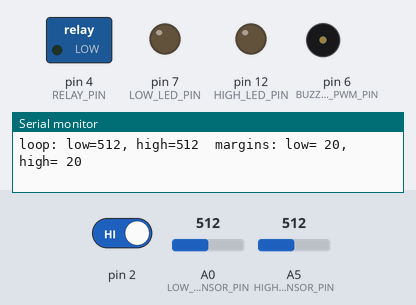
Bench run of a sketch on a simulated Arduino Uno, built with avr-gcc and run on an emulated ATmega328P. Shown: switched loads named in the sketch (green lamp = pin HIGH), output pins drawn as LEDs (lit = HIGH), buzzer (waves = sounding), the last lines printed to the serial monitor. Dashed ring = blinking. Inputs (shaded band) come from the test bench; at power-on: A0 (LOW_SENSOR_PIN) = 512, pin 2 HIGH, A5 (HIGH_SENSOR_PIN) = 512. The board resets itself during the run and starts again; EEPROM starts erased.

Above: at 10.1 s.
10.2 s: A0 (LOW_SENSOR_PIN) set to 551
At 11.3 s:
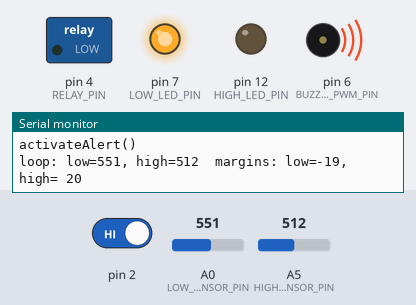
12.3 s: pin 2 driven LOW
At 12.9 s:
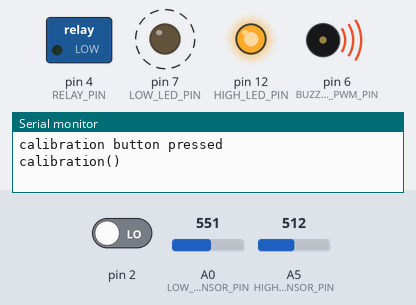
18.3 s: A5 (HIGH_SENSOR_PIN) set to 109
21.3 s: A5 (HIGH_SENSOR_PIN) set to 94
23.2 s: A0 (LOW_SENSOR_PIN) set to 579
At 24.0 s:
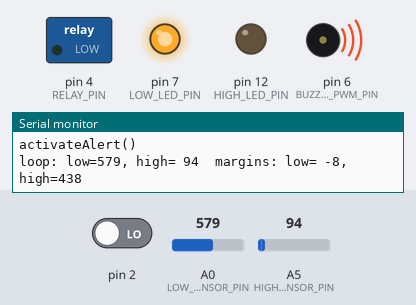
Timing chart, 0 to 25.8 s (numbered marks = the images above; inputs shaded):
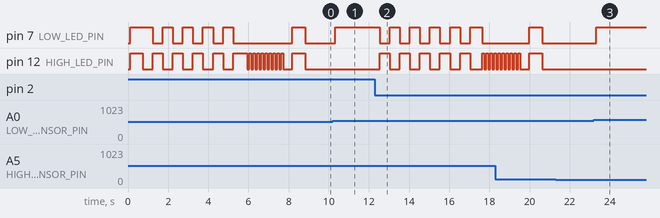

Measured:
- the behaviour switches between 532 and 533 on A0 (LOW_SENSOR_PIN) (found by bisection; images 0 and 1)
- the behaviour switches between 571 and 572 on A0 (LOW_SENSOR_PIN) (found by bisection; images 2 and 3)
- after the input at 10.2 s, pin 7 (LOW_LED_PIN): LOW → HIGH after 0.12 s; tone on pin 6 (BUZZER_PWM_PIN): silent → 977 Hz after 0.64 s
- after the input at 12.3 s, pin 7 (LOW_LED_PIN): alternates HIGH for 0.50 s and LOW for 0.50 s, starting after 0.24 s; pin 12 (HIGH_LED_PIN): goes 4 × (HIGH 0.50 s, LOW 0.50 s), HIGH 0.50 s, LOW 0.60 s, 3 × (HIGH 0.10 s, LOW 0.10 s), then HIGH, starting after 0.24 s
- after the input at 23.2 s, pin 7 (LOW_LED_PIN): LOW → HIGH after 0.13 s

The sketch:

DogDetector_jan20a.ino
```cpp
/*
Inputs:
A0 - Low IR Sensor (GP2Y0A02YK, smoothed with RC circuit)
A5 - High IR Sensor (GP2Y0A02YK, smoothed with RC circuit)
D2 - Pushbutton, for triggering calibration.

Outputs:

D4 - Trigger Relay Shield so that Dog Repeller/No Bark device emits sound
D6 - PWM Output to piezoelectric buzzer
D7 - Low IR Sensor detecting something now
D12 - High IR Sensor detected something recently

EEPROM:

Using memory to remember calibration values of the two sensors, i.e. their
voltages (which won't be the same) when nothing is present.  An increase
in voltage of more than X% will be deemed evidence of something being present.

RAM:

latest low and high sensor readings.
was calibration button pressed; set in ISR, cleared at end of calibration().

-------------

Three basic modes of operation:

1) Normal:
   setup() finds reasonable values in EEPROM, exits so that loop can run.
   loop() read inputs to detect movement, and check for calibration button.

2) setup() does not find reasonable values in EEPROM, runs calibration before
   exiting, which puts the circuit into normal mode.

3) calibration() flashes an led slowly to indicate that it is preparing to
   calibrate (gives user time to get out of the way), then flashes led quickly
   while taking lots of measurements from sensors (over the course of several
   seconds).  Higher voltages indicate closer, so choose something like a voltage
   such that 95% of readings are lower.  Store the two voltages in EEPROM for
   the next time the program starts.  After calibration, reset detection timers.

-------------

loop()

*/

#include <EEPROM.h>
extern void serialPrintf(const char *fmt, ...);

#define DEBUG true
#if DEBUG
#define DLOG(...) serialPrintf(__VA_ARGS__)
#else
#define DLOG(...) 0
#endif

const int LOW_SENSOR_PIN = 0;   // Analog pin 0, GP2Y0A02YK, smoothed with RC circuit
const int HIGH_SENSOR_PIN = 5;  // Analog pin 5
const int CALIBRATION_INT = 0;  // Pusbutton on D2, Arduino interrupt 0

const int RELAY_PIN = 4;
const int BUZZER_PWM_PIN = 6;
const int LOW_LED_PIN = 7;
const int HIGH_LED_PIN = 12;

// Variables initialized in setup, not changed after that,
// hence capitalized like constants.
const int THRESHOLD_OFFSET = 20;  // 3.3V / 1024 * 20 = 64mV
int LOW_SENSOR_THRESHOLD;
int HIGH_SENSOR_THRESHOLD;
boolean IS_CALIBRATED;

int readSensorCalibration(boolean read_low) {
  DLOG("readSensorCalibration(%d)\n", read_low);

  const int addr0 = read_low ? 4 : 7;
  int value = EEPROM.read(addr0) << 8 |  EEPROM.read(addr0 + 1);
  if (value < 0 || value >= 1024) {
    value = 0;
  }
  DLOG("readSensorCalibration(%d) -> %d\n", read_low, value);
  return value;
}

boolean isEEPROMInitialized() {
  boolean result =
      EEPROM.read(0) == 'D' &&
      EEPROM.read(1) == 'o' &&
      EEPROM.read(2) == 'g' &&
      EEPROM.read(3) == 'L' &&
      EEPROM.read(6) == 'H' &&
      EEPROM.read(9) == 0;
  DLOG("isEEPROMInitialized() -> %d\n", result);
  return result;
}

volatile boolean do_calibrate = false;
boolean low_led = false;
boolean high_led = false;

void calibrationButtonPressed() {
  do_calibrate = true;
}

void updateLedPins() {
  digitalWrite(LOW_LED_PIN, low_led);
  digitalWrite(HIGH_LED_PIN, high_led);
}

// calibrate never returns, triggers a reboot.
void calibrate() {
  DLOG("calibration()\n");

  // Clear the EEPROM bytes we use.
  for (int addr = 0; addr < 10; ++addr) {
    EEPROM.write(addr, 0);
  }

  // Wait for a bit (5 seconds) to allow the user to get out of the way.
  // Toggle the two leds.
  low_led = !high_led;
  for (int ndx = 0; ndx < 10; ++ndx) {
    low_led = !low_led;
    high_led = !high_led;
    updateLedPins();
    delay(500);
  }

  // Now get the maximum voltage we see over 2 seconds.
  // Blink the high LED fast.
  DLOG("Finding current maximum values\n");
  low_led = false;
  high_led = true;
  updateLedPins();

  const unsigned long end_millis = millis() + 2000;
  unsigned long blink_millis = millis() + 100;
  int low_value = 0;
  int high_value = 0;

  while (true) {
    low_value = max(low_value, analogRead(LOW_SENSOR_PIN));
    high_value = max(high_value, analogRead(HIGH_SENSOR_PIN));
    const int current_millis = millis();
    if (current_millis >= end_millis) {
      break;
    } else if (current_millis > blink_millis) {
      blink_millis += 100;
      high_led = !high_led;
      updateLedPins();
    }
  }

  // Remember the maximum values.
  DLOG("Writing to EEPROM: %d, %d\n", low_value, high_value);
  EEPROM.write(4, low_value >> 8);
  EEPROM.write(5, low_value & 0xff);
  EEPROM.write(7, high_value >> 8);
  EEPROM.write(8, high_value & 0xff);
  EEPROM.write(0, 'D');
  EEPROM.write(1, 'o');
  EEPROM.write(2, 'g');
  EEPROM.write(3, 'L');
  EEPROM.write(6, 'H');
  EEPROM.write(9, 0);

  do_calibrate = false;
  DLOG("reboot()\n");
  reboot();
}

void setup() {
  DLOG("setup() entry\n");

  pinMode(RELAY_PIN, OUTPUT);
  pinMode(BUZZER_PWM_PIN, OUTPUT);
  pinMode(LOW_LED_PIN, OUTPUT);
  pinMode(HIGH_LED_PIN, OUTPUT);

  pinMode(CALIBRATION_INT, INPUT);

  // Turn on both LEDs, then turn off when ready to run.
  low_led = true;
  high_led = true;
  updateLedPins();

  // Assumes hooked up to 3.3v.
  analogReference(EXTERNAL);

  // First analogRead is a bit slower, so do it now.
  analogRead(LOW_SENSOR_PIN);
  analogRead(HIGH_SENSOR_PIN);

  // Get the thresholds for the two sensors.
  LOW_SENSOR_THRESHOLD = readSensorCalibration(true);
  HIGH_SENSOR_THRESHOLD = readSensorCalibration(false);
  IS_CALIBRATED = isEEPROMInitialized() &&
    0 < LOW_SENSOR_THRESHOLD && LOW_SENSOR_THRESHOLD < 1024 &&
    0 < LOW_SENSOR_THRESHOLD && LOW_SENSOR_THRESHOLD < 1024;

  if (!IS_CALIBRATED) {
    calibrate();
  }

  LOW_SENSOR_THRESHOLD += THRESHOLD_OFFSET;
  HIGH_SENSOR_THRESHOLD += THRESHOLD_OFFSET;
  DLOG("Thresholds: low=%d, high=%d\n", LOW_SENSOR_THRESHOLD, HIGH_SENSOR_THRESHOLD);

  // Prepare to loop.
  attachInterrupt(CALIBRATION_INT, calibrationButtonPressed, FALLING);
  delay(50);
  do_calibrate = false;

  low_led = false;
  high_led = false;
  updateLedPins();

  DLOG("setup() exit\n");
}

// Disable for 5 seconds after high sensor has triggered (i.e. a person has passed).
const unsigned long DISABLE_PERIOD = 3000;
const unsigned long ALERT_PERIOD = 1500;
const unsigned long ALERT_DELAY_PERIOD = 500;

unsigned long ignore_until = 0;
unsigned long activate_after = 0;
unsigned long deactivate_after = 0;

void activateAlert() {
  if (deactivate_after) {
    // Already activated.
    return;
  }
  activate_after = 0;
  deactivate_after = millis() + ALERT_PERIOD;

  DLOG("activateAlert()\n");

  analogWrite(BUZZER_PWM_PIN, 127);
  // TODO
}

void deactivateAlert() {
  DLOG("deactivateAlert()\n");
  deactivate_after = 0;

  analogWrite(BUZZER_PWM_PIN, 0);
  // TODO
}

const int NUM_ANALOG_SAMPLES = 10;

void loop() {
  if (do_calibrate) {
    DLOG("calibration button pressed\n");
    calibrate();  // Never returns.
  }
  // Read the sensors.
  int low_value = 1024;
  int high_value = 1024;
  for (int ndx = 0; ndx < NUM_ANALOG_SAMPLES; ++ndx) {
    low_value = min(low_value, analogRead(LOW_SENSOR_PIN));
    high_value = min(high_value, analogRead(HIGH_SENSOR_PIN));
  }
  // Has the high sensor been triggered?
  const unsigned long current_millis = millis();
#if DEBUG
  #define ANNOUNCE_INTERVAL 500
  static unsigned long next_announce = 0;
  if (next_announce == 0) {
    next_announce = current_millis + ANNOUNCE_INTERVAL;
  } else if (current_millis >= next_announce) {
    DLOG("loop: low=%3d, high=%3d", low_value, high_value);
    DLOG("  margins: low=%3d, high=%3d\n", LOW_SENSOR_THRESHOLD-low_value, HIGH_SENSOR_THRESHOLD-high_value);
    next_announce += ANNOUNCE_INTERVAL;
  }
#endif
  if (high_value > HIGH_SENSOR_THRESHOLD) {
    // Yes.
    if (ignore_until == 0) {
      DLOG("High Sensor Triggered (%d > %d)\n", high_value, HIGH_SENSOR_THRESHOLD);
    }
    high_led = true;
    low_led = false;
    ignore_until = current_millis + DISABLE_PERIOD;
    deactivateAlert();
    activate_after = 0;
    deactivate_after = 0;
  } else if (ignore_until > current_millis) {
    // TODO What?
  } else {
    if (ignore_until) {
      DLOG("Ignore Low Sensor Period Expired\n");
    }
    ignore_until = 0;
    high_led = false;
    if (low_value > LOW_SENSOR_THRESHOLD) {
      low_led = true;
      if (deactivate_after > 0) {
        // Continue the current alert.
        deactivate_after = current_millis + ALERT_PERIOD;
      } else if (activate_after > 0) {
        // No change in when we trigger.
      } else {
        DLOG("Low Sensor Triggered (%d > %d)\n", low_value, LOW_SENSOR_THRESHOLD);
        activate_after = current_millis + ALERT_DELAY_PERIOD;
      }
    } else if (!deactivate_after && !activate_after) {
      if (current_millis > 4000000000L) {
        DLOG("Millisecond clock will soon wrap around; rebooting\n");
        // millis will wrap around soon, so reboot to restart in a controlled fashion.
        reboot();
      }
    }
  }

  if (current_millis >= activate_after && activate_after > 0) {
    activateAlert();
  } else if (current_millis >= deactivate_after && deactivate_after > 0) {
    deactivateAlert();
    low_led = false;
  }

  updateLedPins();

  delay(20);
}
```

utilities.ino
```cpp
#include <stdarg.h>
#include <avr/wdt.h>


void serialPrintf(const char *fmt, ... ) {
  static boolean initialized = false;
  if (!initialized) {
    Serial.begin(9600);
    initialized = true;
    Serial.println("Serial.begin called");
  }
  char tmp[128]; // resulting string limited to 128 chars
  va_list args;
  va_start (args, fmt );
  vsnprintf(tmp, 128, fmt, args);
  va_end (args);
  Serial.print(tmp);
  delay(100);
}

// See http://wiblocks.luciani.org/docs/app-notes/software-reset.html
void reboot() {
  wdt_disable();
  wdt_enable(WDTO_15MS);
  while (1) {}
}
```
